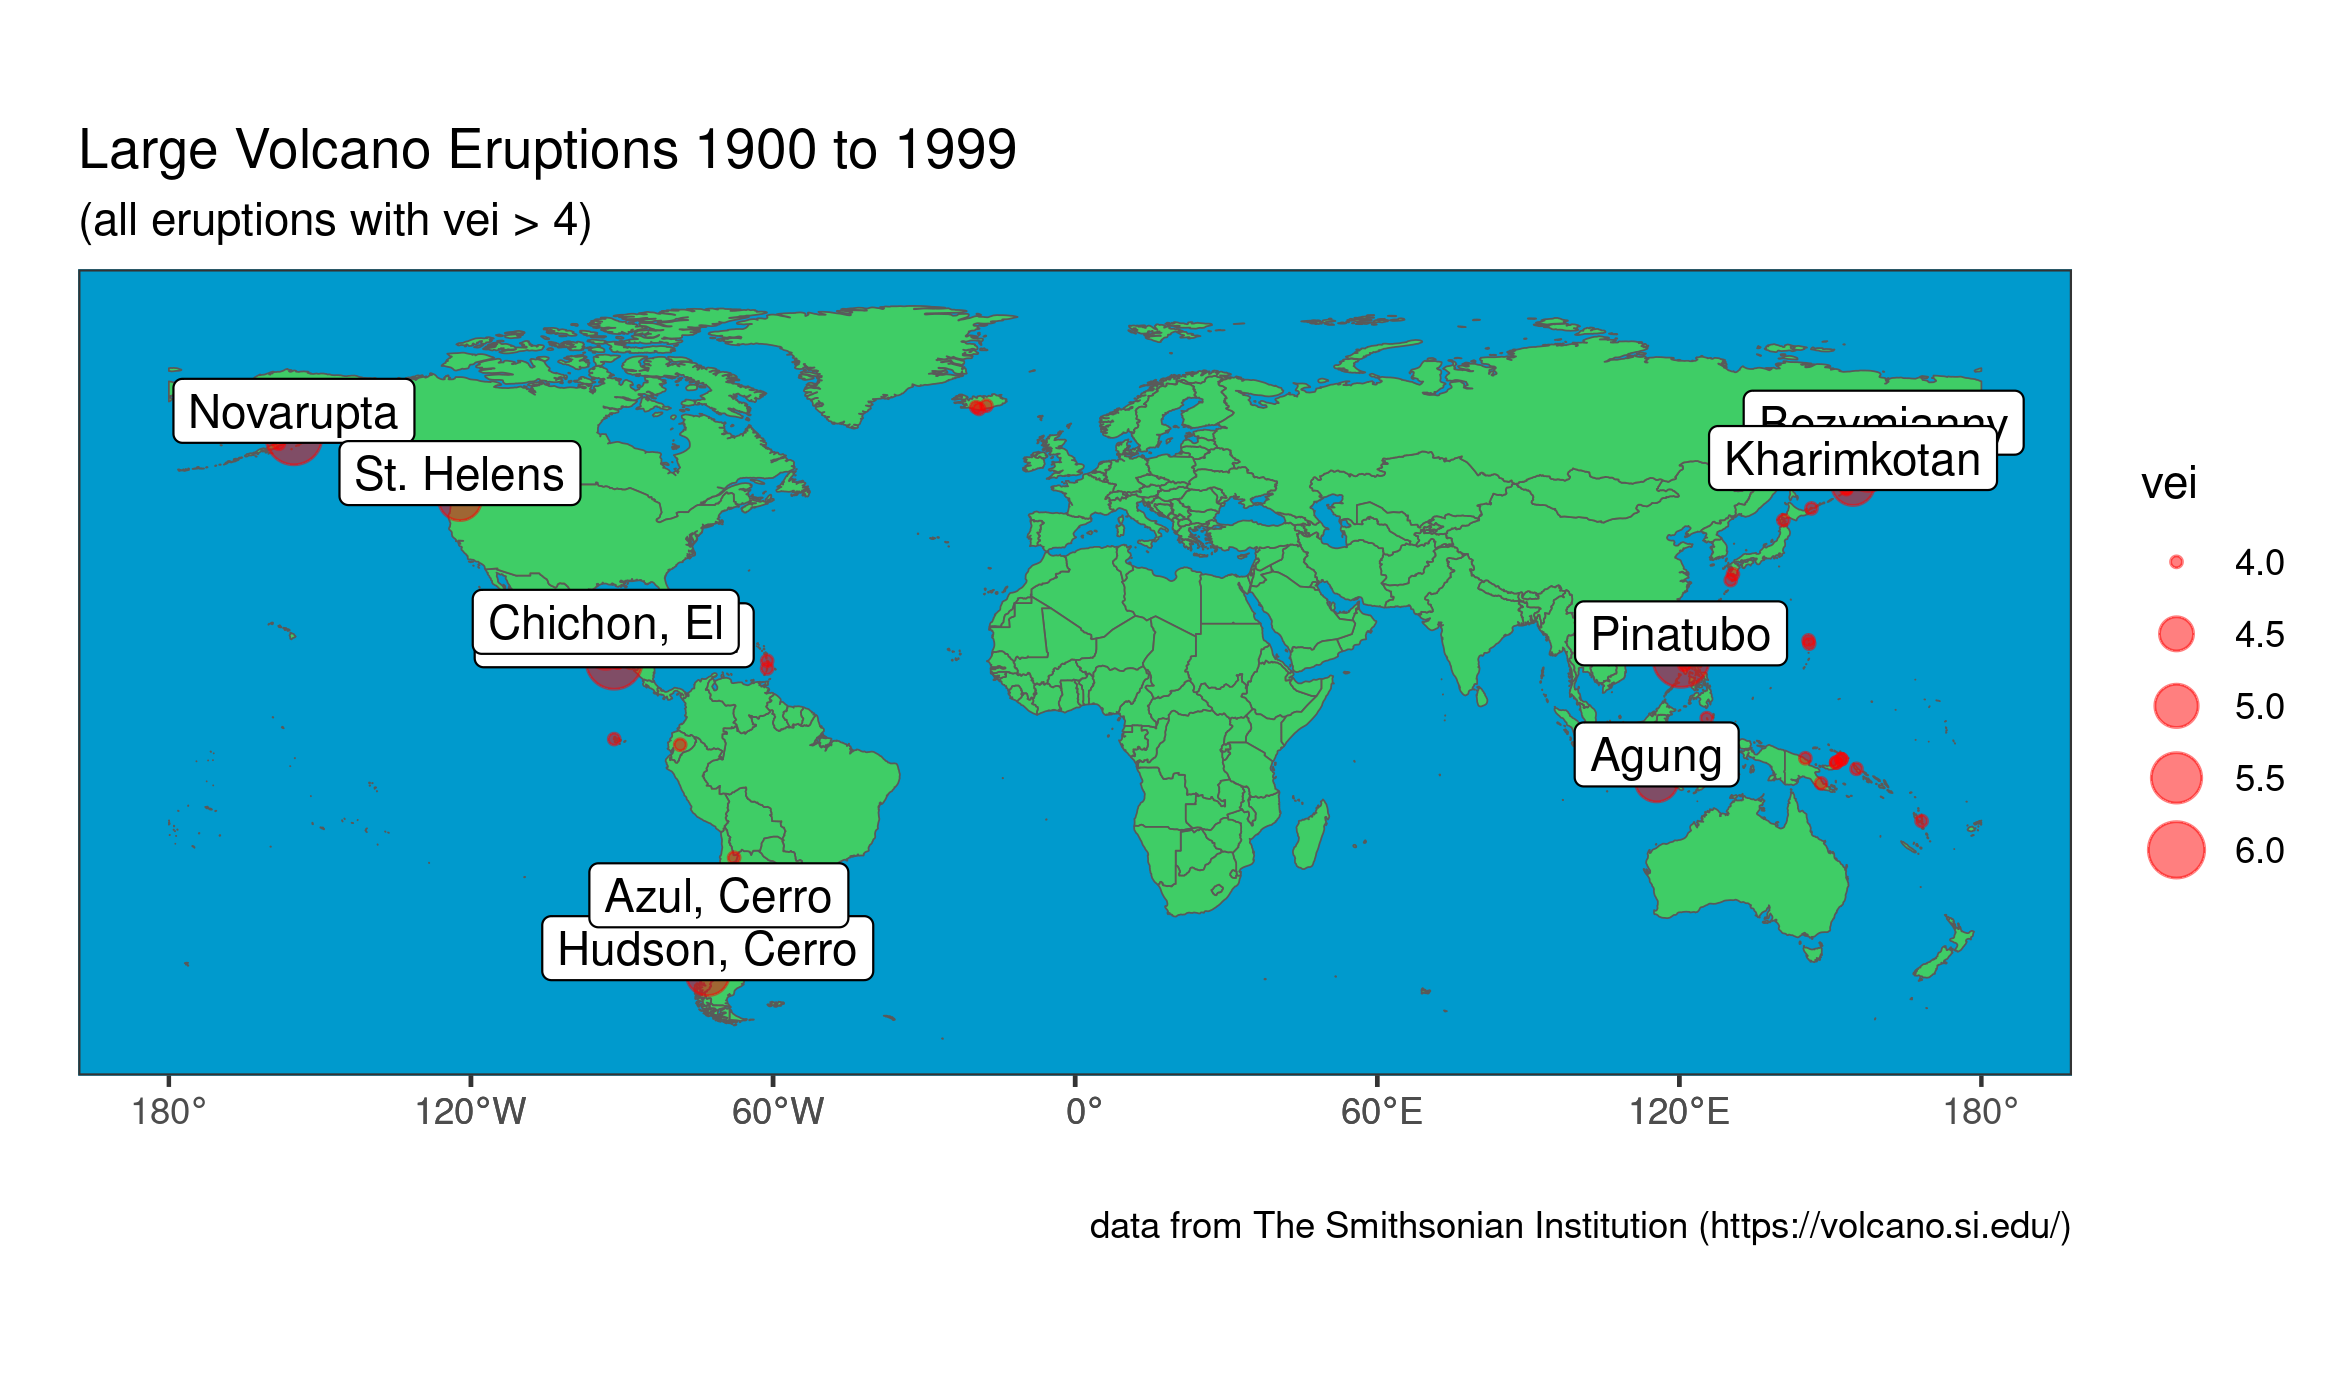

Reproduce this figure in R.
library(here)
library(readr)
library(sf)
library(tidyverse)
library(rnaturalearth)
library(rnaturalearthdata)

eruptions <- read_csv(here("data-raw", "eruptions.csv"))

eruptions_sf <- eruptions %>%
  st_as_sf(
    coords = c("longitude", "latitude"),
    crs = 4326,
    agr = "constant"
  )

world <- ne_countries(
  scale = "medium",
  returnclass = "sf"
) %>%
  filter(sovereignt != "Antarctica")

eruptions_to_plot <- eruptions_sf %>%
  filter(start_year >= 1900) %>%
  filter(start_year <= 1999) %>%
  filter(vei >= 4) %>%
  arrange(desc(vei))

eruptions_to_plot %>%
  ggplot() +
  geom_sf(data = world, alpha = .5, size = .2, fill = "chartreuse") +
  geom_sf(aes(size = vei), alpha = .5, colour = "red") +
  geom_sf_label(aes(label = volcano_name), data = eruptions_to_plot %>% head(n = 10), nudge_y = 5) +
  theme_bw() +
  labs(
    x        = "",
    y        = "",
    title    = "Large Volcano Eruptions 1900 to 1999",
    subtitle = "(all eruptions with vei > 4)",
    caption  = "data from The Smithsonian Institution (https://volcano.si.edu/)"
  ) +
  theme(
    panel.background = element_rect(
      fill     = "deepskyblue3",
      colour   = "deepskyblue3",
      size     = 0.5,
      linetype = "solid"
    ),
    panel.grid.major = element_blank(),
    panel.grid.minor = element_blank()
  )

ggsave(here("plots", "eruptions.png"))
